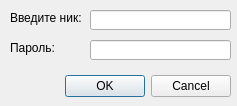
<?xml version="1.0" encoding="UTF-8"?>
<ui version="4.0">
 <class>dialog</class>
 <widget class="QDialog" name="dialog">
  <property name="geometry">
   <rect>
    <x>0</x>
    <y>0</y>
    <width>237</width>
    <height>106</height>
   </rect>
  </property>
  <property name="windowTitle">
   <string>Укажите ник</string>
  </property>
  <widget class="QDialogButtonBox" name="buttonBox">
   <property name="geometry">
    <rect>
     <x>60</x>
     <y>70</y>
     <width>171</width>
     <height>32</height>
    </rect>
   </property>
   <property name="orientation">
    <enum>Qt::Horizontal</enum>
   </property>
   <property name="standardButtons">
    <set>QDialogButtonBox::Cancel|QDialogButtonBox::Ok</set>
   </property>
  </widget>
  <widget class="QLabel" name="label">
   <property name="geometry">
    <rect>
     <x>10</x>
     <y>10</y>
     <width>71</width>
     <height>16</height>
    </rect>
   </property>
   <property name="text">
    <string>Введите ник:</string>
   </property>
  </widget>
  <widget class="QLineEdit" name="lineEdit_nickname">
   <property name="geometry">
    <rect>
     <x>90</x>
     <y>10</y>
     <width>141</width>
     <height>20</height>
    </rect>
   </property>
  </widget>
  <widget class="QLabel" name="label_pwd">
   <property name="geometry">
    <rect>
     <x>10</x>
     <y>40</y>
     <width>71</width>
     <height>16</height>
    </rect>
   </property>
   <property name="text">
    <string>Пароль:</string>
   </property>
  </widget>
  <widget class="QLineEdit" name="lineEdit_pwd">
   <property name="geometry">
    <rect>
     <x>90</x>
     <y>40</y>
     <width>141</width>
     <height>20</height>
    </rect>
   </property>
  </widget>
 </widget>
 <resources/>
 <connections>
  <connection>
   <sender>buttonBox</sender>
   <signal>accepted()</signal>
   <receiver>dialog</receiver>
   <slot>accept()</slot>
   <hints>
    <hint type="sourcelabel">
     <x>248</x>
     <y>254</y>
    </hint>
    <hint type="destinationlabel">
     <x>157</x>
     <y>274</y>
    </hint>
   </hints>
  </connection>
  <connection>
   <sender>buttonBox</sender>
   <signal>rejected()</signal>
   <receiver>dialog</receiver>
   <slot>reject()</slot>
   <hints>
    <hint type="sourcelabel">
     <x>316</x>
     <y>260</y>
    </hint>
    <hint type="destinationlabel">
     <x>286</x>
     <y>274</y>
    </hint>
   </hints>
  </connection>
 </connections>
</ui>
